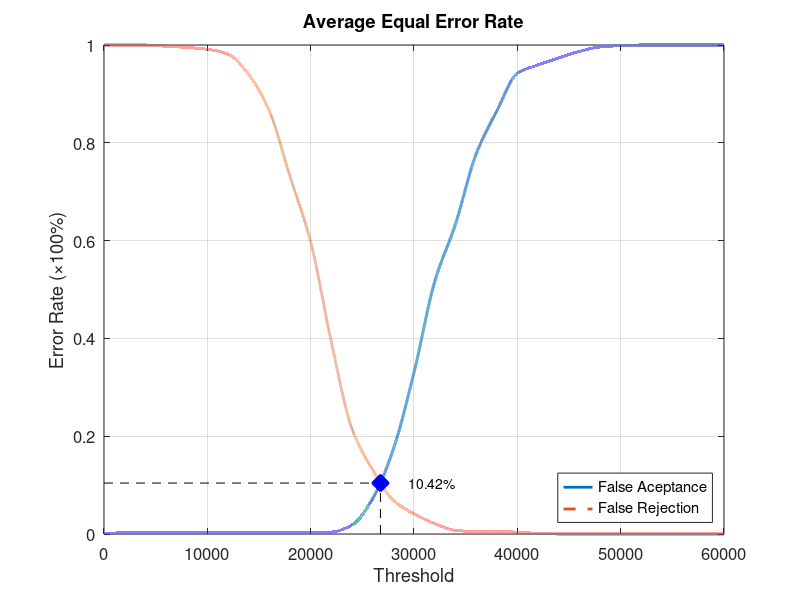
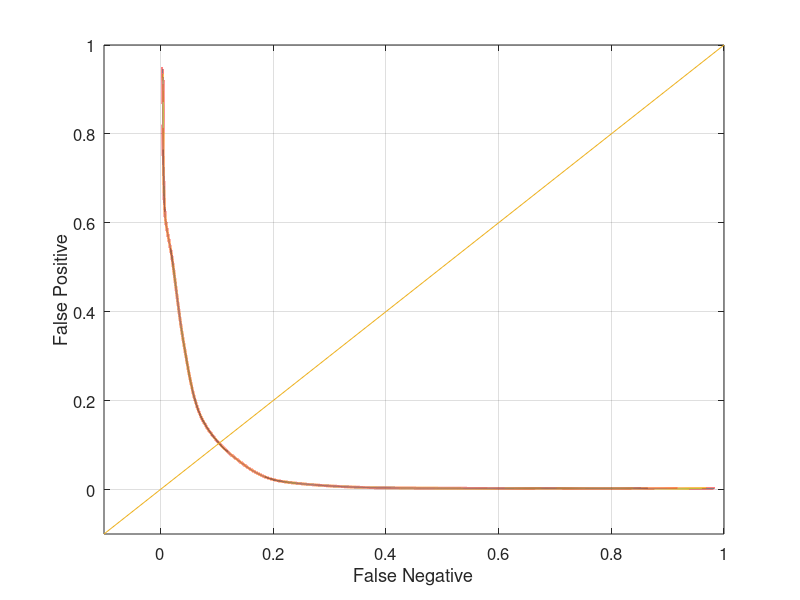

Recreate these plots in MATLAB, in order.
function yEER = Experiment1Average
close all;
clear;
clc;
x = 0:2000:60000;
xq = 0:0.5:60000;

y0 = [0 0.00263158 0.00263158 0.00263158 0.00263158 0.00263158 0.00263158 0.00263158 0.00263158 0.00263158 0.00263158 0.00394737 0.0184211 0.0723684 0.173684 0.330263 0.51579 0.632895 0.776316 0.864474 0.942105 0.959211 0.973684 0.986842 0.996053 0.998684 1 1 1 1 1];
yy0 = interp1(x, y0, xq, 'pchip');
y1 = [1 1 1 0.9975 0.995 0.99125 0.98125 0.94 0.865 0.73125 0.5975 0.3925 0.215 0.13125 0.06875 0.04125 0.02125 0.0075 0.005 0.005 0.00375 0.00125 0 0 0 0 0 0 0 0 0];
yy1 = interp1(x, y1, xq, 'pchip');

% Calculating EER: 
y2 = abs(y0 - y1);
find(y2 == min(y2))
yy2 = abs(yy0 - yy1);
xEER = find(yy2 == min(yy2));
xEERIndex = xq(xEER) % X-axis EER
yEER = yy0(xEER) % Y-axis EER

main = figure
plot(xq, yy0,'-','LineWidth', 2);	hold on
plot(xq, yy1,'--','LineWidth', 2);	hold on
plot([xEERIndex xEERIndex], [0 yEER], 'k--');	hold on
plot([0 xEERIndex], [yEER yEER], 'k--');	hold on
plot(xEERIndex, yEER, 'bx', 'LineWidth', 10);	hold on
text(xEERIndex + 10 * xEERIndex / 100, yEER, [num2str(round((10000 * yEER)) / 100) '%'])
legend('False Aceptance', 'False Rejection', 'Location', 'SouthEast')
xlabel('Threshold')
ylabel('Error Rate (\times100%)')
title('Average Equal Error Rate')
set(gca, 'FontSize', 12)
axis([0 60000 0 1])
grid on

print(main, 'Experiment1AverageMain', '-dpng');
FNRxFPR = figure('Color', [1 1 1]);
plot(yy1, yy0, '-', yy1, yy0, 'LineWidth', 2);
hold on
y = -0.1:0.1:1
plot(y, y); 
set(gca, 'FontSize', 12)
xlabel('False Negative')
ylabel('False Positive')
axis([-0.1 1 -0.1 1])
set(gca, 'FontSize', 12)
grid on

print(FNRxFPR, 'Experiment1AverageFNRxFPR','-dpng');
end
